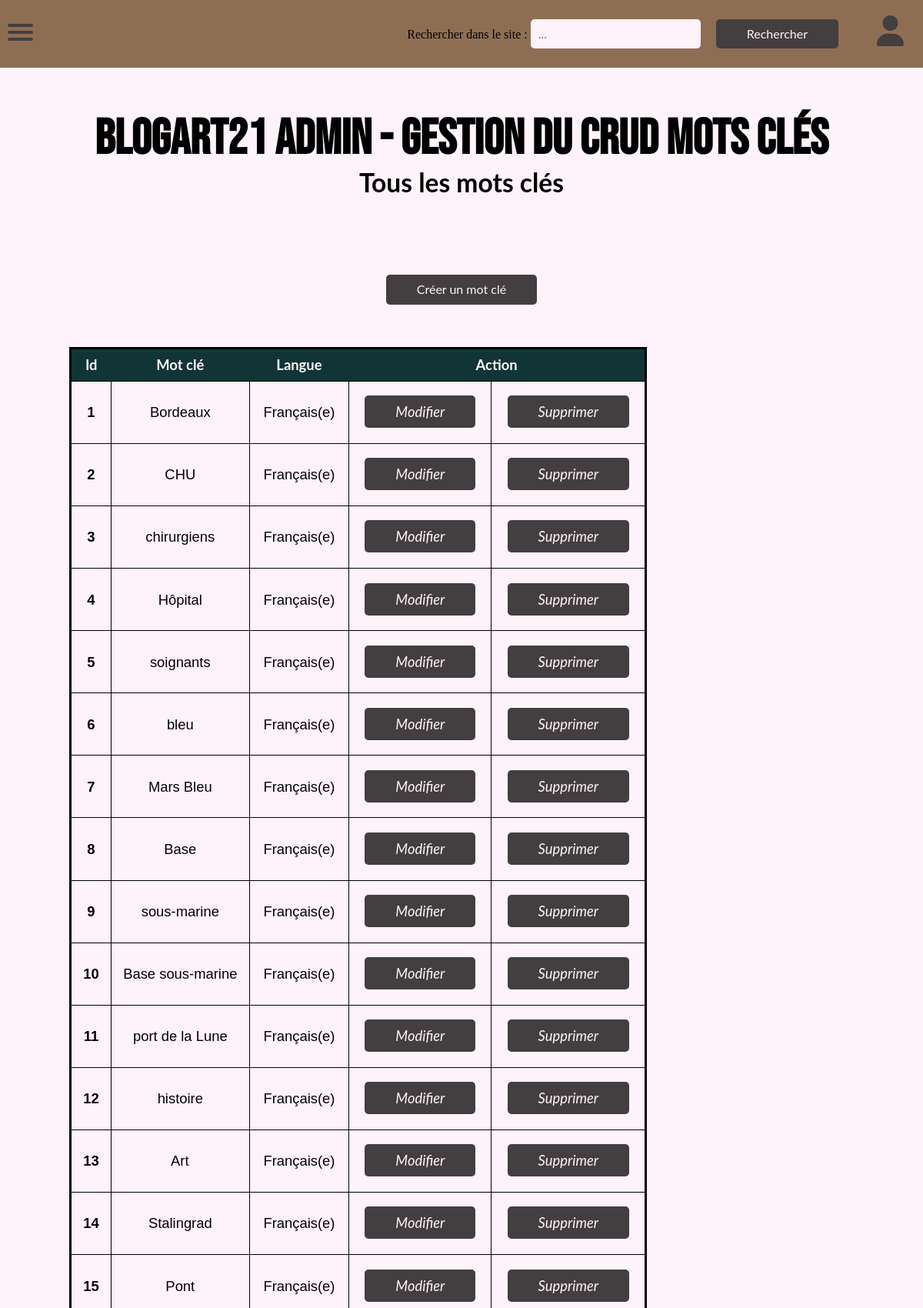
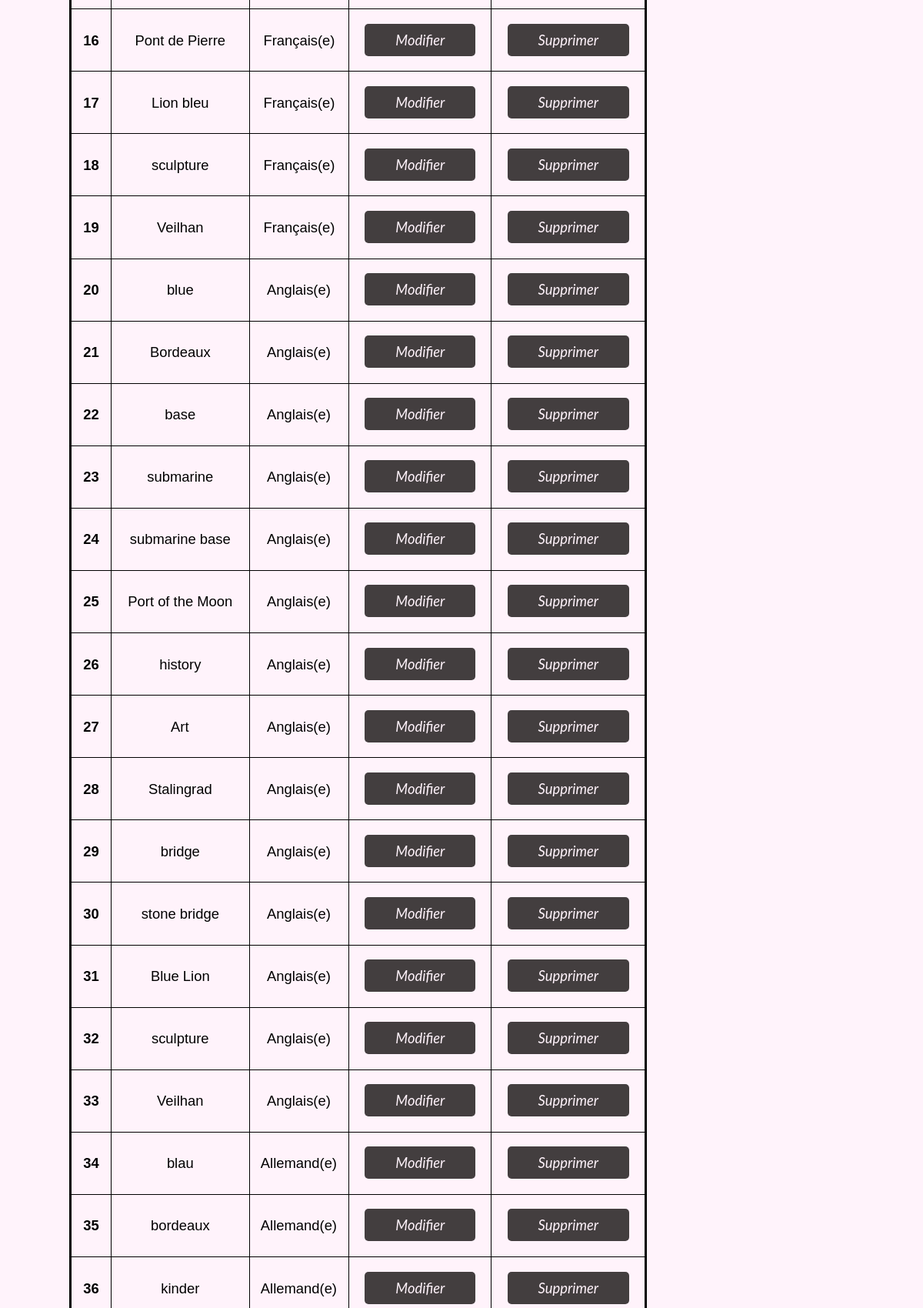
The page /back/motCle/motCle.php (upper part) on the database its author committed (2 pictures, top to bottom).
### tables this page shows
CREATE TABLE IF NOT EXISTS `motcle` (
  `numMotCle` int(8) NOT NULL AUTO_INCREMENT,
  `libMotCle` varchar(60) DEFAULT NULL,
  `numLang` char(8) NOT NULL,
  PRIMARY KEY (`numMotCle`),
  KEY `MOTCLE_FK` (`numMotCle`),
  KEY `FK_ASSOCIATION_5` (`numLang`)
);

CREATE TABLE IF NOT EXISTS `langue` (
  `numLang` char(8) NOT NULL,
  `lib1Lang` char(30) DEFAULT NULL,
  `lib2Lang` char(60) DEFAULT NULL,
  `numPays` char(4) DEFAULT NULL,
  PRIMARY KEY (`numLang`),
  KEY `LANGUE_FK` (`numLang`),
  KEY `FK_ASSOCIATION_7` (`numPays`)
);

### CLASS_CRUD/motCle.class.php (called while the page is built, shortened)
<?
	require_once __DIR__ . './../../CONNECT/database.php';
	class MOTCLE{
		function get_AllMotCleByLangue(){
			global $db;
            $requete = 'SELECT * FROM motcle INNER JOIN langue ON  motcle.numLang = langue.numLang ORDER BY motcle.numMotCle ASC;';
            $result = $db->prepare($requete);
            $result->execute();
            return($result->fetchAll());
		}
	}

### back/motCle/motCle.php (the view, shortened to what this page needs)
<?
require_once __DIR__ . './../../CLASS_CRUD/motCle.class.php';
$monMotCle = new MOTCLE;
?>
<!DOCTYPE html>
<html lang="fr">
<head>
    <link rel="stylesheet" href="./../../front/assets/css/normalize.css">
    <link rel="stylesheet" href="./../../front/assets/css/nav.css">
    <link rel="stylesheet" href="./../css/footer.css">
    <link rel="stylesheet" href="./../css/gestionCRUD.css" >
</head>
<body>
<?php
    include __DIR__ ."./../commons/navbar.php";
    ?>
    <div class="wrapper">
        <div class="hautpage">
            <div class="Titre">
                <h1>BLOGART21 Admin - Gestion du CRUD Mots Clés</h1>
                <h2>Tous les mots clés</h2>
            </div>
            <div class="creerBt">
                <button class="button" onclick="location.href='./createMotCle.php'">
                    Créer un mot clé
                </button>
            </div>
        </div>
<div class="tableArea">
    <table class="tableau">
    <thead class="entete">
        <tr>
            <th>&nbsp;Id&nbsp;</th>
            <th>&nbsp;Mot clé&nbsp;</th>
            <th>&nbsp;Langue&nbsp;</th>
            <th colspan="2">&nbsp;Action&nbsp;</th>
        </tr>
    </thead>
    <tbody class="body">
    <?
    $allMotCle = $monMotCle->get_AllMotCleByLangue();
    foreach($allMotCle as $row){
    ?>
        <tr>
        <td><h4>&nbsp; <?php echo $row["numMotCle"]; ?> &nbsp;</h4></td>
        <td>&nbsp; <?php echo $row["libMotCle"]; ?> &nbsp;</td>
        <td>&nbsp; <?php echo $row["lib1Lang"]; ?> &nbsp;</td>
        <td>&nbsp;<a class="button" href="./updateMotCle.php?id=<?=$row["numMotCle"];?>"><i>Modifier</i></a>&nbsp;
        <br /></td>
        <td>&nbsp;<a class="button" href="./deleteMotCle.php?id=<?=$row["numMotCle"];?>"><i>Supprimer</i></a>&nbsp;
        <br /></td>
        </tr>
    <?
    }
    ?>
    </tbody>
    </table>
</div>
</div>
</body>
</html>

### back/css/footer.css (style rules this page uses)
.button { color: #FFF3FB; background-color: #433E3F; padding: 10px 40px; text-align: center; border: none; border-radius: 5px; font-family: 'Lato'; text-decoration: none; margin: 5px 10px; }

### back/css/gestionCRUD.css (style rules this page uses)
.wrapper { background-color: #FFF3FB; width: 100%; display: flex; flex-direction: column; align-items: center; }
.Titre { text-align: center; margin-top: 18vh; margin-bottom: 12vh; }
.Titre h1 { font-family: 'Bebas Neue', cursive; font-size: 4em; }
.Titre h2 { font-family: 'Lato', sans-serif; Font-size: 2.1em; }
.button { color: #FFF3FB; text-decoration: none; background-color: #433E3F; padding: 10px 40px; text-align: center; border: none; border-radius: 5px; font-family: 'Lato', sans-serif; }
.creerBt { width: 100%; display: flex; justify-content: center; }
.tableArea { margin: 50px 100px; width: 85%; overflow-x: scroll; }
.tableau { font-family: 'Lato', sans-serif; font-size: 1.15em; border: medium solid black; border-radius: 8px; border-collapse: collapse; justify-content: center; }
th { padding: 10px; background-color: #113537; color: #FFF3FB; }
td { font-family: sans-serif; border: thin solid; padding: 5px; text-align: center; }

### rows shown on the page
motcle: numMotCle "1", libMotCle "Bordeaux", numLang.lib1Lang "Français(e)"
motcle: numMotCle "2", libMotCle "CHU", numLang.lib1Lang "Français(e)"
motcle: numMotCle "3", libMotCle "chirurgiens", numLang.lib1Lang "Français(e)"
motcle: numMotCle "4", libMotCle "Hôpital", numLang.lib1Lang "Français(e)"
motcle: numMotCle "5", libMotCle "soignants", numLang.lib1Lang "Français(e)"
motcle: numMotCle "6", libMotCle "bleu", numLang.lib1Lang "Français(e)"
motcle: numMotCle "7", libMotCle "Mars Bleu", numLang.lib1Lang "Français(e)"
motcle: numMotCle "8", libMotCle "Base", numLang.lib1Lang "Français(e)"
motcle: numMotCle "9", libMotCle "sous-marine", numLang.lib1Lang "Français(e)"
motcle: numMotCle "10", libMotCle "Base sous-marine", numLang.lib1Lang "Français(e)"
motcle: numMotCle "11", libMotCle "port de la Lune", numLang.lib1Lang "Français(e)"
motcle: numMotCle "12", libMotCle "histoire", numLang.lib1Lang "Français(e)"
motcle: numMotCle "13", libMotCle "Art", numLang.lib1Lang "Français(e)"
motcle: numMotCle "14", libMotCle "Stalingrad", numLang.lib1Lang "Français(e)"
motcle: numMotCle "15", libMotCle "Pont", numLang.lib1Lang "Français(e)"
motcle: numMotCle "16", libMotCle "Pont de Pierre", numLang.lib1Lang "Français(e)"
motcle: numMotCle "17", libMotCle "Lion bleu", numLang.lib1Lang "Français(e)"
motcle: numMotCle "18", libMotCle "sculpture", numLang.lib1Lang "Français(e)"
motcle: numMotCle "19", libMotCle "Veilhan", numLang.lib1Lang "Français(e)"
motcle: numMotCle "20", libMotCle "blue", numLang.lib1Lang "Anglais(e)"
motcle: numMotCle "21", libMotCle "Bordeaux", numLang.lib1Lang "Anglais(e)"
motcle: numMotCle "22", libMotCle "base", numLang.lib1Lang "Anglais(e)"
motcle: numMotCle "23", libMotCle "submarine", numLang.lib1Lang "Anglais(e)"
motcle: numMotCle "24", libMotCle "submarine base", numLang.lib1Lang "Anglais(e)"
motcle: numMotCle "25", libMotCle "Port of the Moon", numLang.lib1Lang "Anglais(e)"
motcle: numMotCle "26", libMotCle "history", numLang.lib1Lang "Anglais(e)"
motcle: numMotCle "27", libMotCle "Art", numLang.lib1Lang "Anglais(e)"
motcle: numMotCle "28", libMotCle "Stalingrad", numLang.lib1Lang "Anglais(e)"
motcle: numMotCle "29", libMotCle "bridge", numLang.lib1Lang "Anglais(e)"
motcle: numMotCle "30", libMotCle "stone bridge", numLang.lib1Lang "Anglais(e)"
motcle: numMotCle "31", libMotCle "Blue Lion", numLang.lib1Lang "Anglais(e)"
motcle: numMotCle "32", libMotCle "sculpture", numLang.lib1Lang "Anglais(e)"
motcle: numMotCle "33", libMotCle "Veilhan", numLang.lib1Lang "Anglais(e)"
motcle: numMotCle "34", libMotCle "blau", numLang.lib1Lang "Allemand(e)"
motcle: numMotCle "35", libMotCle "bordeaux", numLang.lib1Lang "Allemand(e)"
motcle: numMotCle "36", libMotCle "kinder", numLang.lib1Lang "Allemand(e)"
